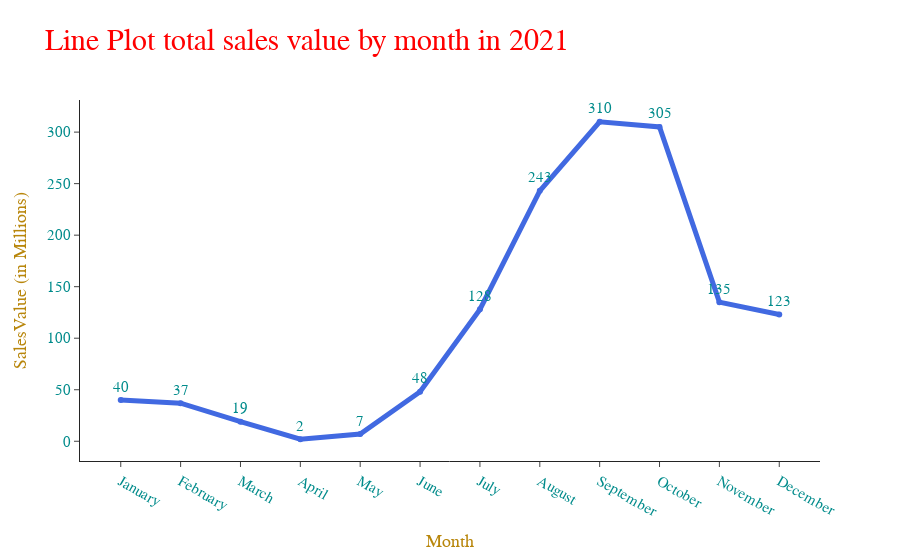

Notebook source saved alongside this figure:
### Code cell
import plotly.express as px
fig = px.line(        
        y2021, #Data Frame
        x = "Month", #Columns from the data frame
        y = "Sales",template="simple_white",
        text="Sales",
        labels={"Sales": "SalesValue (in Millions)"},
        title = "Line Plot total sales value by month in 2021 "
)
#fig.update_layout(autosize=True,width=1000,height=800)
fig.update_layout(
    yaxis_title="SalesValue (in Millions)",
    xaxis_title="Month",
    font_family="Arial Black",
    #font_family="Courier New",
    font_color="darkcyan",
    font_size=15,
    title_font_family="Times New Roman",
    title_font_size=30,
    title_font_color="red",
    #legend_title_font_color="black",
    #legend_font_size=10
)
layout = go.Layout(title='<b>Bold</b> <i>Line Plot total salesvalue by month in 2021</i>')
fig.update_traces(textfont=dict(size=15), textposition="top center")
fig.update_traces(line_color='royalblue', line_width=5)
fig.update_yaxes(title_font_color="darkgoldenrod")
fig.update_xaxes(title_font_color="darkgoldenrod")
fig.update_yaxes(tickfont_family="Arial Black")
fig.update_xaxes(tickfont_family="Arial Black")
fig.show()
fig.write_html("C:/krish workspace/Indian Advisors/2021/InteractivePLOTS/Line Plot total salesvalue by month in 2021.html")

### Figure 1 — Plotly figure (JSON) as saved in the notebook; plotly's stock layout.template omitted (floating-point values rounded to 4 significant figures)
{"data": [{"hovertemplate": "Month=%{x}<br>SalesValue (in Millions)=%{text}<extra></extra>", "legendgroup": "", "line": {"color": "royalblue", "dash": "solid", "width": 5}, "marker": {"symbol": "circle"}, "mode": "text+lines+markers", "name": "", "orientation": "v", "showlegend": false, "text": [40, 37, 19, 2, 7, 48, 128, 243, 310, 305, 135, 123], "textfont": {"size": 15}, "textposition": "top center", "type": "scatter", "x": ["January", "February", "March", "April", "May", "June", "July", "August", "September", "October", "November", "December"], "xaxis": "x", "y": [40, 37, 19, 2, 7, 48, 128, 243, 310, 305, 135, 123], "yaxis": "y"}], "layout": {"font": {"color": "darkcyan", "family": "Arial Black", "size": 15}, "legend": {"tracegroupgap": 0}, "title": {"font": {"color": "red", "family": "Times New Roman", "size": 30}, "text": "Line Plot total sales value by month in 2021 "}, "xaxis": {"anchor": "y", "domain": [0, 1], "tickfont": {"family": "Arial Black"}, "title": {"font": {"color": "darkgoldenrod"}, "text": "Month"}}, "yaxis": {"anchor": "x", "domain": [0, 1], "tickfont": {"family": "Arial Black"}, "title": {"font": {"color": "darkgoldenrod"}, "text": "SalesValue (in Millions)"}}}}
